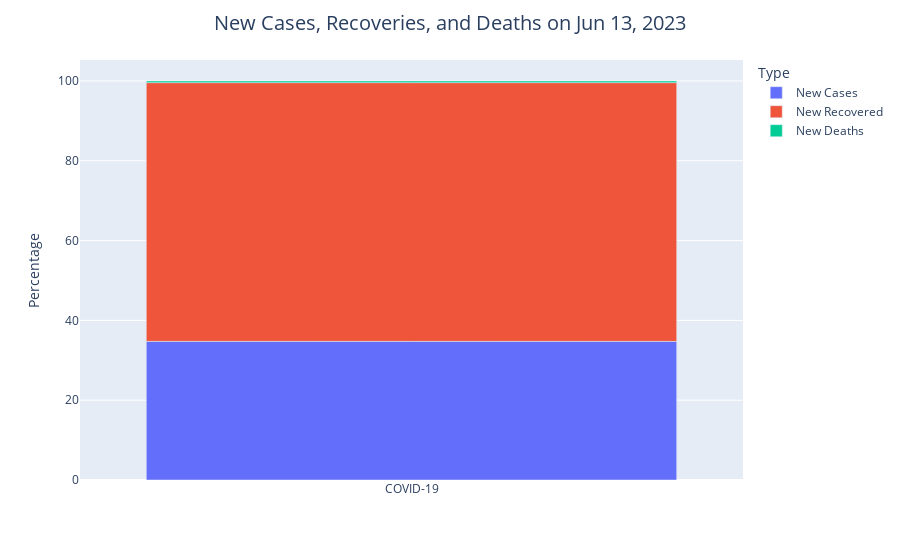

Write notebook code for a chart like this one.
### Code cell
new_ser = df[["New Cases", "New Recovered", "New Deaths"]].loc[0]
new_df = pd.DataFrame(new_ser).reset_index()
new_df.columns = ['Type', 'Total']
new_df['Percentage'] = np.round(100*new_df['Total']/np.sum(new_df['Total']), 2)
new_df['Virus'] = ['COVID-19' for i in range(len(new_df))]

fig = px.bar(new_df, x='Virus', y='Percentage', color='Type', hover_data=['Total'])
fig.update_layout(title={'text': f"New Cases, Recoveries, and Deaths on {yesterday_str}", 'x': 0.5,
                         'xanchor': 'center', 'font': {'size': 20}}, yaxis_title="Percentage", xaxis_title="")
fig.show()

### Figure 1 — Plotly figure (JSON) as saved in the notebook; plotly's stock layout.template omitted (floating-point values rounded to 4 significant figures)
{"data": [{"alignmentgroup": "True", "customdata": [[17250.0]], "hovertemplate": "Type=New Cases<br>Virus=%{x}<br>Percentage=%{y}<br>Total=%{customdata[0]}<extra></extra>", "legendgroup": "New Cases", "marker": {"color": "#636efa"}, "name": "New Cases", "offsetgroup": "New Cases", "orientation": "v", "showlegend": true, "textposition": "auto", "type": "bar", "x": ["COVID-19"], "xaxis": "x", "y": [34.74], "yaxis": "y"}, {"alignmentgroup": "True", "customdata": [[32200.0]], "hovertemplate": "Type=New Recovered<br>Virus=%{x}<br>Percentage=%{y}<br>Total=%{customdata[0]}<extra></extra>", "legendgroup": "New Recovered", "marker": {"color": "#EF553B"}, "name": "New Recovered", "offsetgroup": "New Recovered", "orientation": "v", "showlegend": true, "textposition": "auto", "type": "bar", "x": ["COVID-19"], "xaxis": "x", "y": [64.84], "yaxis": "y"}, {"alignmentgroup": "True", "customdata": [[206.0]], "hovertemplate": "Type=New Deaths<br>Virus=%{x}<br>Percentage=%{y}<br>Total=%{customdata[0]}<extra></extra>", "legendgroup": "New Deaths", "marker": {"color": "#00cc96"}, "name": "New Deaths", "offsetgroup": "New Deaths", "orientation": "v", "showlegend": true, "textposition": "auto", "type": "bar", "x": ["COVID-19"], "xaxis": "x", "y": [0.41], "yaxis": "y"}], "layout": {"barmode": "relative", "legend": {"title": {"text": "Type"}, "tracegroupgap": 0}, "margin": {"t": 60}, "title": {"font": {"size": 20}, "text": "New Cases, Recoveries, and Deaths on Jun 13, 2023", "x": 0.5, "xanchor": "center"}, "xaxis": {"anchor": "y", "domain": [0.0, 1.0], "title": {"text": ""}}, "yaxis": {"anchor": "x", "domain": [0.0, 1.0], "title": {"text": "Percentage"}}}}
